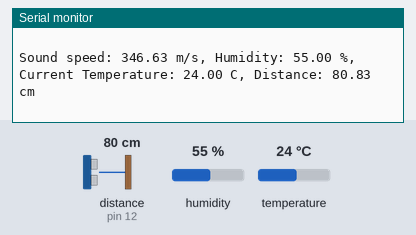
A sketch run on a simulated Arduino Uno, built with avr-gcc and run on an emulated ATmega328P. Shown: the last lines printed to the serial monitor. Inputs (shaded band) come from the test bench; at power-on: distance to the obstacle (sensor on pin 12) 80 cm, temperature 24 °C, humidity 55 %. The echo pulse lasts 58.3 µs per cm.

Above: at 5.9 s.
6.0 s: distance to the obstacle (sensor on pin 12) set to 2 cm
At 7.2 s:
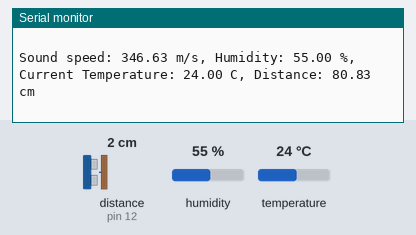
10.4 s: temperature set to 12 °C
At 12.0 s:
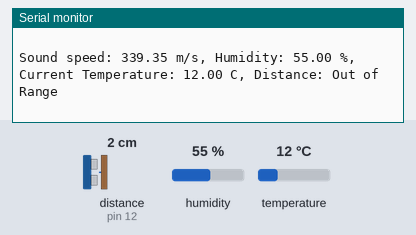
15.7 s: humidity set to 22 %
At 18.9 s:
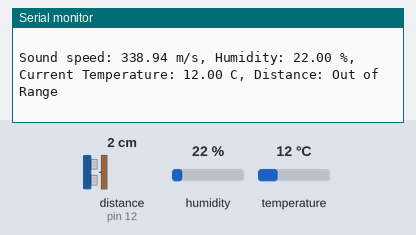
20.1 s: distance to the obstacle (sensor on pin 12) set to 4 cm
At 23.6 s:
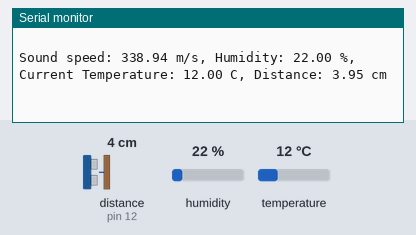
24.5 s: humidity set to 40 %
At 27.8 s:
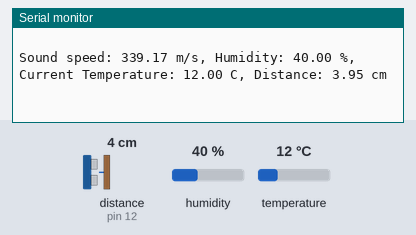
Timing chart, 0 to 29.3 s (numbered marks = the images above; inputs shaded):
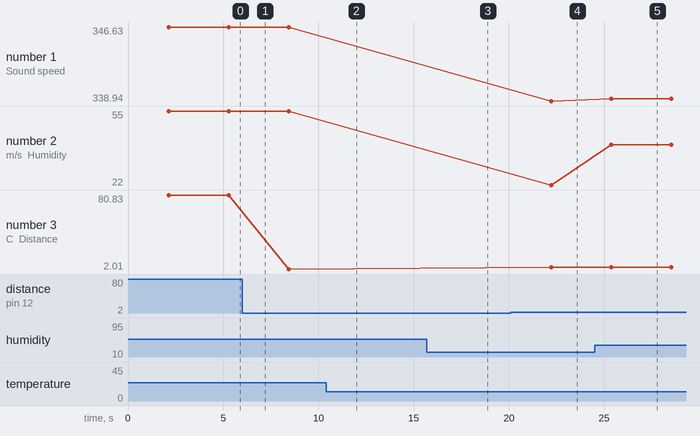

Measured:
- after the input at 10.4 s, the serial monitor: prints a new line after 1.2 s (image 2)
- after the input at 15.7 s, the serial monitor: prints a new line after 1.2 s (image 3)
- after the input at 20.1 s, the serial monitor: prints a new line after 2.1 s (image 4)
- after the input at 24.5 s, the serial monitor: prints a new line after 0.87 s (image 5)
- plotted number 1: 338.94 → 339.17 after the input at 24.5 s
- plotted number 2: 22 → 40 after the input at 24.5 s
- plotted number 3: 80.83 → 2.01 after the input at 6.0 s, 2.01 → 3.95 after the input at 20.1 s

The sketch:

UltraSonic_Sensor_Final.ino
```cpp
#include <NewPing.h>

#include "DHT.h"
#include "NewPing.h"

#define DHTPIN 7
#define DHTTYPE DHT12
#define TRIGGER_PIN  11
#define ECHO_PIN     12
#define MAX_DISTANCE 400

NewPing sonar(TRIGGER_PIN, ECHO_PIN, MAX_DISTANCE);

float hum;
float temp;
float duration;
float distance;
float soundsp; //speed of sound in m/s
float soundcm; //speed of sound in cm/ms
int iterations = 5;

DHT dht(DHTPIN, DHTTYPE);

void setup()
{
  Serial.begin (9600);
  dht.begin();
}

void loop() {
  delay(2000);

  hum = dht.readHumidity();
  temp= dht.readTemperature();

  soundsp = 331.4 + (0.606 * temp) + (0.0124 * hum);

  soundcm = soundsp / 10000;

  duration = sonar.ping_median(iterations);
  distance = (duration / 2) * soundcm;

  Serial.print("Sound speed: ");
  Serial.print(soundsp);
  Serial.print(" m/s, ");
  Serial.print("Humidity: ");
  Serial.print(hum);
  Serial.print(" %, Current Temperature: ");
  Serial.print(temp);
  Serial.print(" C, ");
  Serial.print("Distance: ");

  if (distance >= 400 || distance <= 2)
  {
   Serial.println("Out of Range");
  }
   else {
        Serial.print(distance);
        Serial.println(" cm");
        delay(500);
  }
delay(500);

  Serial.println(" ");
}
```
